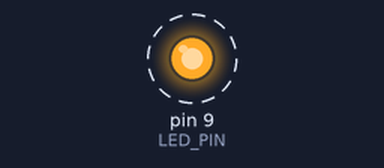
A sketch run on a simulated Arduino Uno, built with avr-gcc and run on an emulated ATmega328P. Shown: output pins drawn as LEDs (lit = HIGH). Dashed ring = blinking. Pins used as bus, display or sensor lines are not drawn; what the sketch prints to the serial monitor is not drawn.

Above: at 0.8 s.
Timing chart, 0 to 3.2 s (numbered marks = the images above):
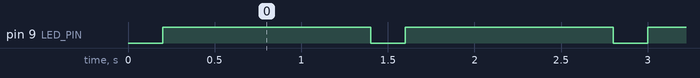

The sketch:

253.ino
```cpp
#include <SPI.h>

// Pin definitions
const int CS_PIN = 10; // Chip select pin for the AD7173
const int LED_PIN = 9;  // LED pin

// Function prototypes
void setupAD7173();
uint32_t readADCData();
void blinkLED(int times);
void writeRegister(uint8_t reg, uint32_t value);
uint32_t readRegister(uint8_t reg);

void setup() {
  Serial.begin(9600);
  pinMode(CS_PIN, OUTPUT);
  pinMode(LED_PIN, OUTPUT);
  digitalWrite(CS_PIN, HIGH); // Set CS high (inactive)

  SPI.begin();
  setupAD7173(); // Initialize the AD7173

  Serial.println("AD7173 ADC Example");
}

void loop() {
  // Read data from the ADC
  uint32_t adcValue = readADCData();

  // Print the ADC value to the Serial Monitor
  Serial.print("ADC Value: ");
  Serial.println(adcValue);

  // Blink the LED to indicate a reading
  blinkLED(1);

  delay(1000); // Wait before the next read
}

// Function to initialize the AD7173
void setupAD7173() {
  // Configure the necessary registers for the AD7173
  writeRegister(0x00, 0x01); // Example: Write to a register (replace with actual config)
  // Add further register configurations as needed
}

// Function to read the ADC data
uint32_t readADCData() {
  digitalWrite(CS_PIN, LOW);
  delayMicroseconds(1); // Ensure time for CS to settle

  // Send command to read data
  SPI.transfer(0x20); // Example command to read data (replace with actual command)
  uint32_t value = (SPI.transfer(0) << 24) |
                   (SPI.transfer(0) << 16) |
                   (SPI.transfer(0) << 8) |
                   SPI.transfer(0);

  digitalWrite(CS_PIN, HIGH);
  return value; // Return the raw ADC value
}

// Function to write a value to a register
void writeRegister(uint8_t reg, uint32_t value) {
  digitalWrite(CS_PIN, LOW);
  delayMicroseconds(1); // Ensure time for CS to settle

  SPI.transfer(reg); // Register address
  SPI.transfer((value >> 24) & 0xFF);
  SPI.transfer((value >> 16) & 0xFF);
  SPI.transfer((value >> 8) & 0xFF);
  SPI.transfer(value & 0xFF);

  digitalWrite(CS_PIN, HIGH);
}

// Function to blink the LED
void blinkLED(int times) {
  for (int i = 0; i < times; i++) {
    digitalWrite(LED_PIN, LOW); // Turn on LED
    delay(200);
    digitalWrite(LED_PIN, HIGH); // Turn off LED
    delay(200);
  }
}
```

Measured:
- by itself, pin 9 (LED_PIN): alternates HIGH for 1.2 s and LOW for 0.20 s
